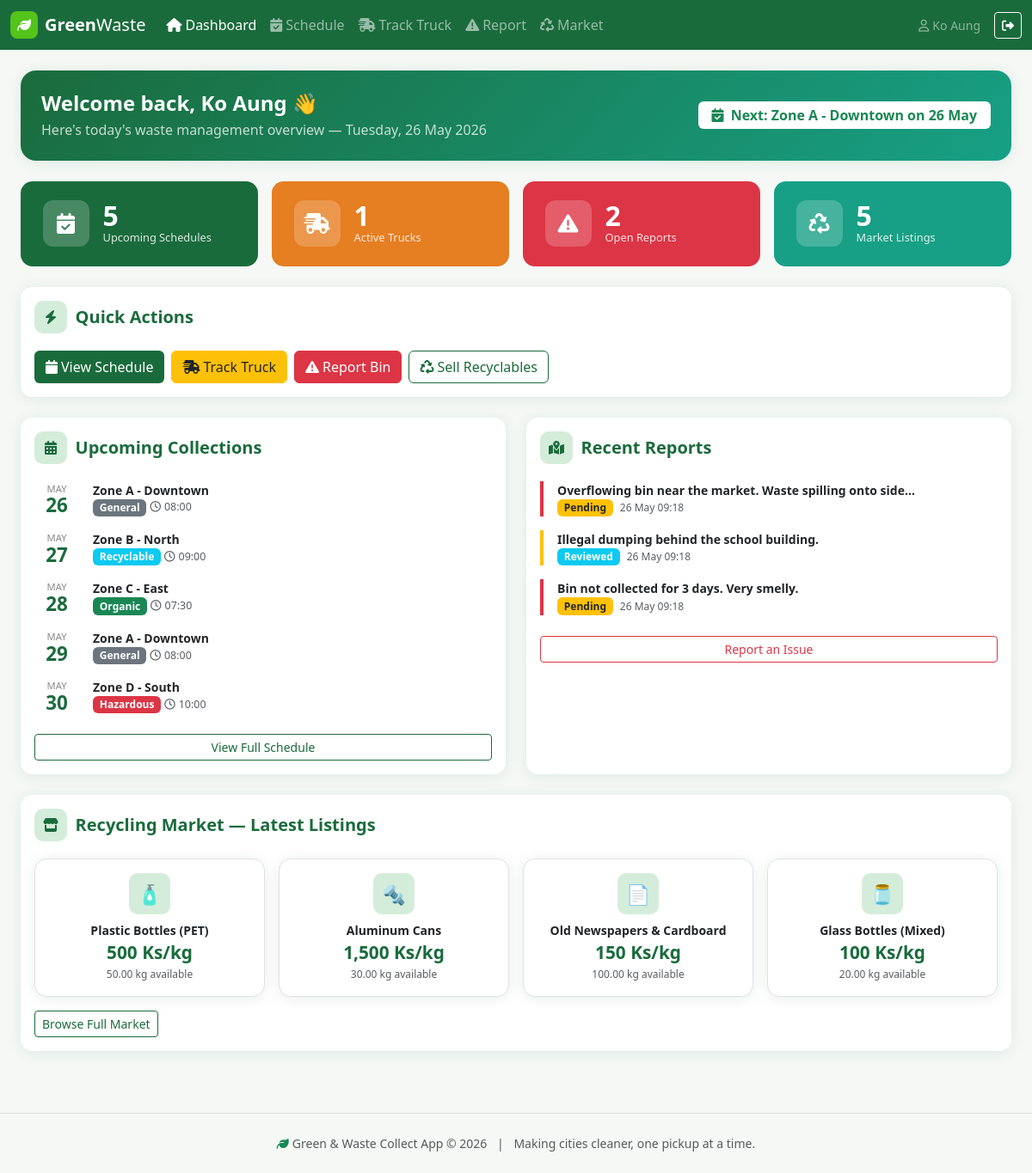
The app's page /dashboard.php (signed in) with its own data.
### tables this page shows
CREATE TABLE IF NOT EXISTS schedules (
    id INT AUTO_INCREMENT PRIMARY KEY,
    zone VARCHAR(100) NOT NULL,
    collection_date DATE NOT NULL,
    collection_time TIME NOT NULL,
    waste_type ENUM('general','recyclable','hazardous','organic') DEFAULT 'general',
    status ENUM('scheduled','in_progress','completed','cancelled') DEFAULT 'scheduled',
    notes TEXT,
    created_at DATETIME DEFAULT CURRENT_TIMESTAMP
);

CREATE TABLE IF NOT EXISTS reports (
    id INT AUTO_INCREMENT PRIMARY KEY,
    user_id INT,
    description TEXT NOT NULL,
    lat DECIMAL(10,8),
    lng DECIMAL(11,8),
    address TEXT,
    photo_path VARCHAR(255),
    status ENUM('pending','reviewed','resolved') DEFAULT 'pending',
    severity ENUM('low','medium','high') DEFAULT 'medium',
    admin_notes TEXT,
    reported_at DATETIME DEFAULT CURRENT_TIMESTAMP,
    FOREIGN KEY (user_id) REFERENCES users(id) ON DELETE SET NULL
);

CREATE TABLE IF NOT EXISTS market_listings (
    id INT AUTO_INCREMENT PRIMARY KEY,
    seller_id INT,
    title VARCHAR(200) NOT NULL,
    description TEXT,
    material_type ENUM('plastic','metal','paper','glass','electronics','organic','other') NOT NULL,
    quantity DECIMAL(10,2) NOT NULL,
    unit VARCHAR(20) DEFAULT 'kg',
    price DECIMAL(10,2) NOT NULL,
    image_path VARCHAR(255),
    status ENUM('available','sold','reserved') DEFAULT 'available',
    location VARCHAR(200),
    created_at DATETIME DEFAULT CURRENT_TIMESTAMP,
    FOREIGN KEY (seller_id) REFERENCES users(id) ON DELETE SET NULL
);

### auth.php (called while the page is built, shortened)
<?php
function currentUser() {
    return [
        'id'   => $_SESSION['user_id'] ?? null,
        'name' => $_SESSION['user_name'] ?? '',
        'role' => $_SESSION['role'] ?? 'resident',
    ];
}

### dashboard.php (the view, shortened to what this page needs)
<?php
require_once 'includes/header.php';
$db = getDB();
$totalSchedules  = $db->query("SELECT COUNT(*) FROM schedules WHERE collection_date >= CURDATE()")->fetchColumn();
$activeTrucks    = $db->query("SELECT COUNT(*) FROM truck_locations WHERE status='collecting'")->fetchColumn();
$openReports     = $db->query("SELECT COUNT(*) FROM reports WHERE status='pending'")->fetchColumn();
$marketListings  = $db->query("SELECT COUNT(*) FROM market_listings WHERE status='available'")->fetchColumn();
$nextSchedule = $db->query("SELECT * FROM schedules WHERE collection_date >= CURDATE() AND status='scheduled' ORDER BY collection_date,collection_time LIMIT 1")->fetch();
$recentReports = $db->query("SELECT r.*, u.name as reporter FROM reports r LEFT JOIN users u ON r.user_id=u.id ORDER BY r.reported_at DESC LIMIT 5")->fetchAll();
$upcoming = $db->query("SELECT * FROM schedules WHERE collection_date >= CURDATE() ORDER BY collection_date,collection_time LIMIT 5")->fetchAll();
$marketHighlights = $db->query("SELECT ml.*, u.name as seller FROM market_listings ml LEFT JOIN users u ON ml.seller_id=u.id WHERE ml.status='available' ORDER BY ml.created_at DESC LIMIT 4")->fetchAll();
$wasteColors = ['general'=>'secondary','recyclable'=>'info','organic'=>'success','hazardous'=>'danger'];
$matIcons = ['plastic'=>'🧴','metal'=>'🔩','paper'=>'📄','glass'=>'🫙','electronics'=>'💻','organic'=>'🍃','other'=>'♻️'];
?>
<div class="container-fluid py-4 px-3 px-md-4 fade-in">
    <div class="row mb-4">
        <div class="col-12">
            <div class="card" style="background:linear-gradient(135deg,var(--green-dark),var(--teal));color:#fff;border-radius:18px;">
                <div class="card-body d-flex align-items-center justify-content-between flex-wrap gap-3 py-4 px-4">
                    <div>
                        <h4 class="fw-bold mb-1">Welcome back, <?= htmlspecialchars($user['name']) ?> 👋</h4>
                        <p class="mb-0 opacity-75">Here's today's waste management overview — <?= date('l, d M Y') ?></p>
                    </div>
                    <?php if ($nextSchedule): ?>
                    <div class="text-end">
                        <div class="badge bg-white text-success fs-6 px-3 py-2">
                            <i class="fa-solid fa-calendar-check me-1"></i>
                            Next: <?= htmlspecialchars($nextSchedule['zone']) ?> on <?= date('d M', strtotime($nextSchedule['collection_date'])) ?>
                        </div>
                    </div>
                    <?php endif; ?>
                </div>
            </div>
        </div>
    </div>
    <div class="row g-3 mb-4">
        <div class="col-6 col-lg-3">
            <div class="stat-card bg-green-dark">
                <div class="stat-icon"><i class="fa-solid fa-calendar-check"></i></div>
                <div>
                    <div class="stat-val"><?= $totalSchedules ?></div>
                    <div class="stat-lbl">Upcoming Schedules</div>
                </div>
            </div>
        </div>
        <div class="col-6 col-lg-3">
            <div class="stat-card bg-amber">
                <div class="stat-icon"><i class="fa-solid fa-truck-fast"></i></div>
                <div>
                    <div class="stat-val"><?= $activeTrucks ?></div>
                    <div class="stat-lbl">Active Trucks</div>
                </div>
            </div>
        </div>
        <div class="col-6 col-lg-3">
            <div class="stat-card" style="background:#dc3545;">
                <div class="stat-icon"><i class="fa-solid fa-triangle-exclamation"></i></div>
                <div>
                    <div class="stat-val"><?= $openReports ?></div>
                    <div class="stat-lbl">Open Reports</div>
                </div>
            </div>
        </div>
        <div class="col-6 col-lg-3">
            <div class="stat-card bg-teal">
                <div class="stat-icon"><i class="fa-solid fa-recycle"></i></div>
                <div>
                    <div class="stat-val"><?= $marketListings ?></div>
                    <div class="stat-lbl">Market Listings</div>
                </div>
            </div>
        </div>
    </div>
    <div class="row g-3 mb-4">
        <div class="col-12">
            <div class="card">
                <div class="card-body">
                    <div class="section-header">
                        <div class="sh-icon"><i class="fa-solid fa-bolt"></i></div>
                        <h5>Quick Actions</h5>
                    </div>
                    <div class="d-flex gap-2 flex-wrap">
                        <a href="schedule.php" class="btn btn-green">
                            <i class="fa-solid fa-calendar me-1"></i>View Schedule
                        </a>
                        <a href="tracking.php" class="btn btn-warning text-dark">
                            <i class="fa-solid fa-truck-fast me-1"></i>Track Truck
                        </a>
                        <a href="report.php" class="btn btn-danger">
                            <i class="fa-solid fa-triangle-exclamation me-1"></i>Report Bin
                        </a>
                        <a href="market.php" class="btn btn-outline-green">
                            <i class="fa-solid fa-recycle me-1"></i>Sell Recyclables
                        </a>
                    </div>
                </div>
            </div>
        </div>
    </div>
    <div class="row g-4">
        <div class="col-lg-6">
            <div class="card h-100">
                <div class="card-body">
                    <div class="section-header">
                        <div class="sh-icon"><i class="fa-solid fa-calendar-days"></i></div>
                        <h5>Upcoming Collections</h5>
                    </div>
                    <?php foreach ($upcoming as $s): ?>
                    <div class="d-flex align-items-center gap-3 mb-3">
                        <div class="text-center" style="min-width:52px;">
                            <div style="font-size:.7rem;text-transform:uppercase;color:#888;"><?= date('M', strtotime($s['collection_date'])) ?></div>
                            <div style="font-size:1.4rem;font-weight:700;color:var(--green-dark);line-height:1"><?= date('d', strtotime($s['collection_date'])) ?></div>
                        </div>
                        <div class="flex-grow-1">
                            <div class="fw-semibold small"><?= htmlspecialchars($s['zone']) ?></div>
                            <div class="d-flex gap-1 align-items-center">
                                <span class="badge bg-<?= $wasteColors[$s['waste_type']] ?> badge-waste-<?= $s['waste_type'] ?>"><?= ucfirst($s['waste_type']) ?></span>
                                <span class="text-muted" style="font-size:.78rem"><i class="fa-regular fa-clock me-1"></i><?= date('H:i', strtotime($s['collection_time'])) ?></span>
                            </div>
                        </div>
                    </div>
                    <?php endforeach; ?>
                    <a href="schedule.php" class="btn btn-outline-green btn-sm w-100 mt-2">View Full Schedule</a>
                </div>
            </div>
        </div>
        <div class="col-lg-6">
            <div class="card h-100">
                <div class="card-body">
                    <div class="section-header">
                        <div class="sh-icon"><i class="fa-solid fa-map-location-dot"></i></div>
                        <h5>Recent Reports</h5>
                    </div>
                    <?php foreach ($recentReports as $r): ?>
                    <div class="mb-3 ps-3 severity-<?= $r['severity'] ?>">
                        <div class="small fw-semibold"><?= htmlspecialchars(mb_strimwidth($r['description'], 0, 60, '...')) ?></div>
                        <div class="d-flex gap-2 align-items-center">
                            <span class="badge bg-<?= $r['status']==='pending'?'warning text-dark':($r['status']==='resolved'?'success':'info') ?>"><?= ucfirst($r['status']) ?></span>
                            <span class="text-muted" style="font-size:.75rem"><?= date('d M H:i', strtotime($r['reported_at'])) ?></span>
                        </div>
                    </div>
                    <?php endforeach; ?>
                    <a href="report.php" class="btn btn-outline-danger btn-sm w-100 mt-2">Report an Issue</a>
                </div>
            </div>
        </div>
        <div class="col-12">
            <div class="card">
                <div class="card-body">
                    <div class="section-header">
                        <div class="sh-icon"><i class="fa-solid fa-store"></i></div>
                        <h5>Recycling Market — Latest Listings</h5>
                    </div>
                    <div class="row g-3">
                        <?php foreach ($marketHighlights as $m): ?>
                        <div class="col-6 col-lg-3">
                            <div class="card border market-card">
                                <div class="card-body text-center">
                                    <div class="material-icon mx-auto mb-2" style="background:var(--green-light);">
                                        <?= $matIcons[$m['material_type']] ?? '♻️' ?>
                                    </div>
                                    <div class="fw-semibold small"><?= htmlspecialchars($m['title']) ?></div>
                                    <div class="price-tag"><?= number_format($m['price']) ?> Ks/<?= $m['unit'] ?></div>
                                    <div class="text-muted" style="font-size:.75rem"><?= $m['quantity'] ?> <?= $m['unit'] ?> available</div>
                                </div>
                            </div>
                        </div>
                        <?php endforeach; ?>
                    </div>
                    <a href="market.php" class="btn btn-outline-green btn-sm mt-3">Browse Full Market</a>
                </div>
            </div>
        </div>
    </div>
</div>
<?php require_once 'includes/footer.php'; ?>

### style.css (style rules this page uses)
:root { --green-dark: #1a6b3c; --green-mid: #28a745; --green-light: #d4edda; --green-accent: #52c41a; --teal: #17a085; --bg: #f5f8f5; --card-shadow: 0 2px 16px rgba(26,107,60,.10); }
body { background: var(--bg); font-family: 'Segoe UI', system-ui, sans-serif; color: #2d3a2d; }
.card { border: none; border-radius: 14px; box-shadow: var(--card-shadow); transition: transform .2s, box-shadow .2s; }
.stat-card { border-radius: 14px; padding: 1.4rem 1.6rem; color: #fff; display: flex; align-items: center; gap: 1rem; }
.stat-card .stat-icon { width: 54px; height: 54px; background: rgba(255,255,255,.2); border-radius: 12px; display: flex; align-items: center; justify-content: center; font-size: 1.5rem; }
.stat-card .stat-val { font-size: 2rem; font-weight: 700; line-height: 1; }
.stat-card .stat-lbl { font-size: .8rem; opacity: .85; }
.bg-green-dark { background: var(--green-dark) !important; }
.bg-teal { background: var(--teal) !important; }
.bg-amber { background: #e67e22 !important; }
.badge-waste-general { background:#6c757d; }
.badge-waste-recyclable { background:#17a085; }
.badge-waste-organic { background:#28a745; }
.badge-waste-hazardous { background:#dc3545; }
.market-card .price-tag { font-size: 1.3rem; font-weight: 700; color: var(--green-dark); }
.market-card .material-icon { width: 48px; height: 48px; border-radius: 10px; display: flex; align-items: center; justify-content: center; font-size: 1.4rem; }
.severity-high { border-left: 4px solid #dc3545; }
.severity-medium { border-left: 4px solid #ffc107; }
.section-header { display: flex; align-items: center; gap: .6rem; margin-bottom: 1.25rem; }
.section-header .sh-icon { width:38px; height:38px; background: var(--green-light); border-radius:10px; display:flex; align-items:center; justify-content:center; color: var(--green-dark); font-size:1rem; }
.section-header h5 { margin:0; font-weight:700; color: var(--green-dark); }
.fade-in { animation: fadeIn .4s ease; }
.btn-green { background: var(--green-dark); color:#fff; }
.btn-outline-green { border-color: var(--green-dark); color: var(--green-dark); }

### records on screen
schedules: zone "Zone A - Downtown", collection_date "26 May", collection_date "MAY", collection_date "26", waste_type "General", collection_time "08:00"
schedules: collection_date "MAY", collection_date "27", zone "Zone B - North", waste_type "Recyclable", collection_time "09:00"
schedules: collection_date "MAY", collection_date "28", zone "Zone C - East", waste_type "Organic", collection_time "07:30"
schedules: collection_date "MAY", collection_date "29", zone "Zone A - Downtown", waste_type "General", collection_time "08:00"
schedules: collection_date "MAY", collection_date "30", zone "Zone D - South", waste_type "Hazardous", collection_time "10:00"
reports: description "Overflowing bin near the market. Waste spilling onto side...", status "Pending", reported_at "26 May 09:18"
reports: description "Illegal dumping behind the school building.", status "Reviewed", reported_at "26 May 09:18"
reports: description "Bin not collected for 3 days. Very smelly.", status "Pending", reported_at "26 May 09:18"
market_listings: material_type "🧴", title "Plastic Bottles (PET)", price "500", unit "kg", quantity "50.00"
market_listings: material_type "🔩", title "Aluminum Cans", price "1,500", unit "kg", quantity "30.00"
market_listings: material_type "📄", title "Old Newspapers & Cardboard", price "150", unit "kg", quantity "100.00"
market_listings: material_type "🫙", title "Glass Bottles (Mixed)", price "100", unit "kg", quantity "20.00"

### other values on screen
$user['name'] "Ko Aung"
$totalSchedules "5"
$activeTrucks "1"
$openReports "2"
$marketListings "5"
